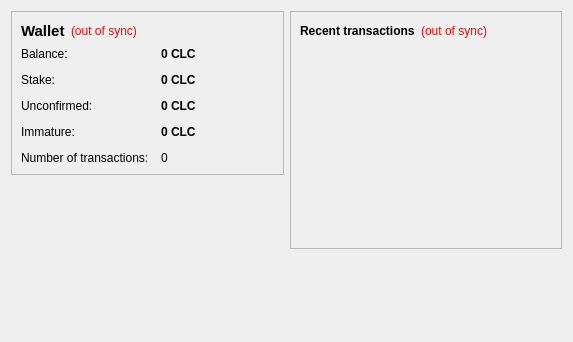
<?xml version="1.0" encoding="UTF-8"?>
<ui version="4.0">
 <class>OverviewPage</class>
 <widget class="QWidget" name="OverviewPage">
  <property name="geometry">
   <rect>
    <x>0</x>
    <y>0</y>
    <width>573</width>
    <height>342</height>
   </rect>
  </property>
  <property name="windowTitle">
   <string>Form</string>
  </property>
  <layout class="QHBoxLayout" name="horizontalLayout" stretch="1,1">
   <item>
    <layout class="QVBoxLayout" name="verticalLayout_2">
     <item>
      <widget class="QFrame" name="frame">
       <property name="frameShape">
        <enum>QFrame::StyledPanel</enum>
       </property>
       <property name="frameShadow">
        <enum>QFrame::Raised</enum>
       </property>
       <layout class="QVBoxLayout" name="verticalLayout_4">
        <item>
         <layout class="QHBoxLayout" name="horizontalLayout_4">
          <item>
           <widget class="QLabel" name="label_5">
            <property name="font">
             <font>
              <pointsize>11</pointsize>
              <weight>75</weight>
              <bold>true</bold>
             </font>
            </property>
            <property name="text">
             <string>Wallet</string>
            </property>
           </widget>
          </item>
          <item>
           <widget class="QLabel" name="labelWalletStatus">
            <property name="toolTip">
             <string>The displayed information may be out of date. Your wallet automatically synchronizes with the CloverCoin network after a connection is established, but this process has not completed yet.</string>
            </property>
            <property name="styleSheet">
             <string notr="true">QLabel { color: red; }</string>
            </property>
            <property name="text">
             <string notr="true">(out of sync)</string>
            </property>
            <property name="alignment">
             <set>Qt::AlignLeading|Qt::AlignLeft|Qt::AlignVCenter</set>
            </property>
           </widget>
          </item>
          <item>
           <spacer name="horizontalSpacer_2">
            <property name="orientation">
             <enum>Qt::Horizontal</enum>
            </property>
            <property name="sizeHint" stdset="0">
             <size>
              <width>40</width>
              <height>20</height>
             </size>
            </property>
           </spacer>
          </item>
         </layout>
        </item>
        <item>
         <layout class="QFormLayout" name="formLayout_2">
          <property name="fieldGrowthPolicy">
           <enum>QFormLayout::AllNonFixedFieldsGrow</enum>
          </property>
          <property name="horizontalSpacing">
           <number>12</number>
          </property>
          <property name="verticalSpacing">
           <number>12</number>
          </property>
          <item row="0" column="0">
           <widget class="QLabel" name="label">
            <property name="text">
             <string>Balance:</string>
            </property>
           </widget>
          </item>
          <item row="0" column="1">
           <widget class="QLabel" name="labelBalance">
            <property name="font">
             <font>
              <weight>75</weight>
              <bold>true</bold>
             </font>
            </property>
            <property name="cursor">
             <cursorShape>IBeamCursor</cursorShape>
            </property>
            <property name="toolTip">
             <string>Your current balance</string>
            </property>
            <property name="text">
             <string notr="true">0 CLC</string>
            </property>
            <property name="textInteractionFlags">
             <set>Qt::LinksAccessibleByMouse|Qt::TextSelectableByKeyboard|Qt::TextSelectableByMouse</set>
            </property>
           </widget>
          </item>
          <item row="1" column="0">
           <widget class="QLabel" name="label_6">
            <property name="text">
             <string>Stake:</string>
            </property>
           </widget>
          </item>
          <item row="1" column="1">
           <widget class="QLabel" name="labelStake">
            <property name="font">
             <font>
              <weight>75</weight>
              <bold>true</bold>
             </font>
            </property>
            <property name="cursor">
             <cursorShape>IBeamCursor</cursorShape>
            </property>
            <property name="toolTip">
             <string>Total of coins that was staked, and do not yet count toward the current balance</string>
            </property>
            <property name="text">
             <string notr="true">0 CLC</string>
            </property>
            <property name="textInteractionFlags">
             <set>Qt::LinksAccessibleByMouse|Qt::TextSelectableByKeyboard|Qt::TextSelectableByMouse</set>
            </property>
           </widget>
          </item>
          <item row="2" column="0">
           <widget class="QLabel" name="label_3">
            <property name="text">
             <string>Unconfirmed:</string>
            </property>
           </widget>
          </item>
          <item row="2" column="1">
           <widget class="QLabel" name="labelUnconfirmed">
            <property name="font">
             <font>
              <weight>75</weight>
              <bold>true</bold>
             </font>
            </property>
            <property name="cursor">
             <cursorShape>IBeamCursor</cursorShape>
            </property>
            <property name="toolTip">
             <string>Total of transactions that have yet to be confirmed, and do not yet count toward the current balance</string>
            </property>
            <property name="text">
             <string notr="true">0 CLC</string>
            </property>
            <property name="textInteractionFlags">
             <set>Qt::LinksAccessibleByMouse|Qt::TextSelectableByKeyboard|Qt::TextSelectableByMouse</set>
            </property>
           </widget>
          </item>
          <item row="3" column="0">
           <widget class="QLabel" name="labelImmatureText">
            <property name="text">
             <string>Immature:</string>
            </property>
           </widget>
          </item>
          <item row="3" column="1">
           <widget class="QLabel" name="labelImmature">
            <property name="font">
             <font>
              <weight>75</weight>
              <bold>true</bold>
             </font>
            </property>
            <property name="toolTip">
             <string>Mined balance that has not yet matured</string>
            </property>
            <property name="text">
             <string notr="true">0 CLC</string>
            </property>
            <property name="textInteractionFlags">
             <set>Qt::LinksAccessibleByMouse|Qt::TextSelectableByKeyboard|Qt::TextSelectableByMouse</set>
            </property>
           </widget>
          </item>
          <item row="4" column="0">
           <widget class="QLabel" name="label_2">
            <property name="text">
             <string>Number of transactions:</string>
            </property>
           </widget>
          </item>
          <item row="4" column="1">
           <widget class="QLabel" name="labelNumTransactions">
            <property name="toolTip">
             <string>Total number of transactions in wallet</string>
            </property>
            <property name="text">
             <string notr="true">0</string>
            </property>
           </widget>
          </item>
         </layout>
        </item>
       </layout>
      </widget>
     </item>
     <item>
      <spacer name="verticalSpacer">
       <property name="orientation">
        <enum>Qt::Vertical</enum>
       </property>
       <property name="sizeHint" stdset="0">
        <size>
         <width>20</width>
         <height>40</height>
        </size>
       </property>
      </spacer>
     </item>
     <item>
      <widget class="QLabel" name="label_6">
       <property name="text">
        <string/>
       </property>
       <property name="pixmap">
        <pixmap resource="../bitcoin.qrc">:/images/backg</pixmap>
       </property>
       <property name="scaledContents">
        <bool>false</bool>
       </property>
       <property name="alignment">
        <set>Qt::AlignCenter</set>
       </property>
       <property name="margin">
        <number>-2</number>
       </property>
      </widget>
     </item>
    </layout>
   </item>
   <item>
    <layout class="QVBoxLayout" name="verticalLayout_3">
     <item>
      <widget class="QFrame" name="frame_2">
       <property name="frameShape">
        <enum>QFrame::StyledPanel</enum>
       </property>
       <property name="frameShadow">
        <enum>QFrame::Raised</enum>
       </property>
       <layout class="QVBoxLayout" name="verticalLayout">
        <item>
         <layout class="QHBoxLayout" name="horizontalLayout_2">
          <item>
           <widget class="QLabel" name="label_4">
            <property name="text">
             <string>&lt;b&gt;Recent transactions&lt;/b&gt;</string>
            </property>
           </widget>
          </item>
          <item>
           <widget class="QLabel" name="labelTransactionsStatus">
            <property name="toolTip">
             <string>The displayed information may be out of date. Your wallet automatically synchronizes with the CloverCoin network after a connection is established, but this process has not completed yet.</string>
            </property>
            <property name="styleSheet">
             <string notr="true">QLabel { color: red; }</string>
            </property>
            <property name="text">
             <string notr="true">(out of sync)</string>
            </property>
            <property name="alignment">
             <set>Qt::AlignRight|Qt::AlignTrailing|Qt::AlignVCenter</set>
            </property>
           </widget>
          </item>
          <item>
           <spacer name="horizontalSpacer">
            <property name="orientation">
             <enum>Qt::Horizontal</enum>
            </property>
            <property name="sizeHint" stdset="0">
             <size>
              <width>40</width>
              <height>20</height>
             </size>
            </property>
           </spacer>
          </item>
         </layout>
        </item>
        <item>
         <widget class="QListView" name="listTransactions">
          <property name="styleSheet">
           <string notr="true">QListView { background: transparent; }</string>
          </property>
          <property name="frameShape">
           <enum>QFrame::NoFrame</enum>
          </property>
          <property name="verticalScrollBarPolicy">
           <enum>Qt::ScrollBarAlwaysOff</enum>
          </property>
          <property name="horizontalScrollBarPolicy">
           <enum>Qt::ScrollBarAlwaysOff</enum>
          </property>
          <property name="selectionMode">
           <enum>QAbstractItemView::NoSelection</enum>
          </property>
         </widget>
        </item>
       </layout>
      </widget>
     </item>
     <item>
      <spacer name="verticalSpacer_2">
       <property name="orientation">
        <enum>Qt::Vertical</enum>
       </property>
       <property name="sizeHint" stdset="0">
        <size>
         <width>20</width>
         <height>40</height>
        </size>
       </property>
      </spacer>
     </item>
    </layout>
   </item>
  </layout>
 </widget>
 <resources/>
 <connections/>
</ui>
